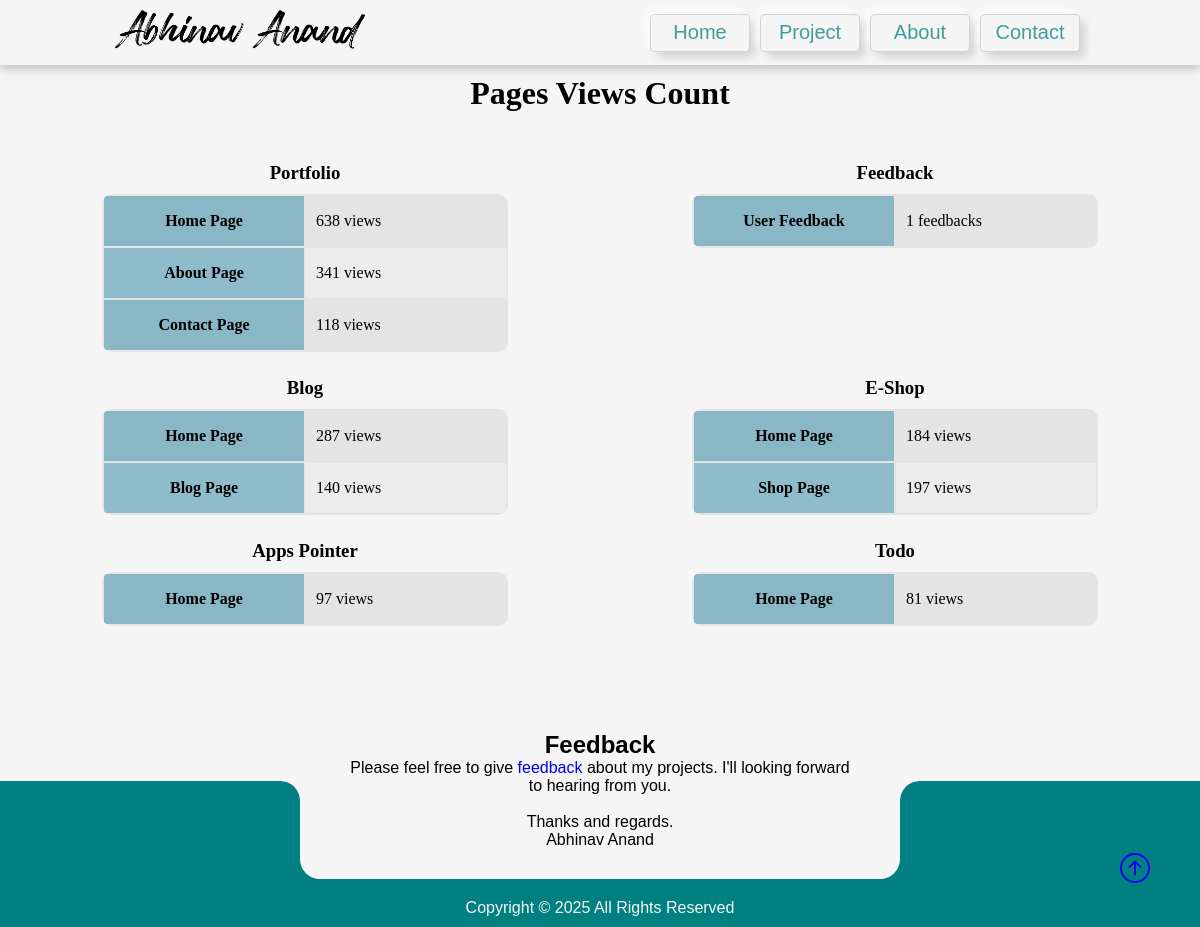
The page /pages-views/ on the database as committed earlier.
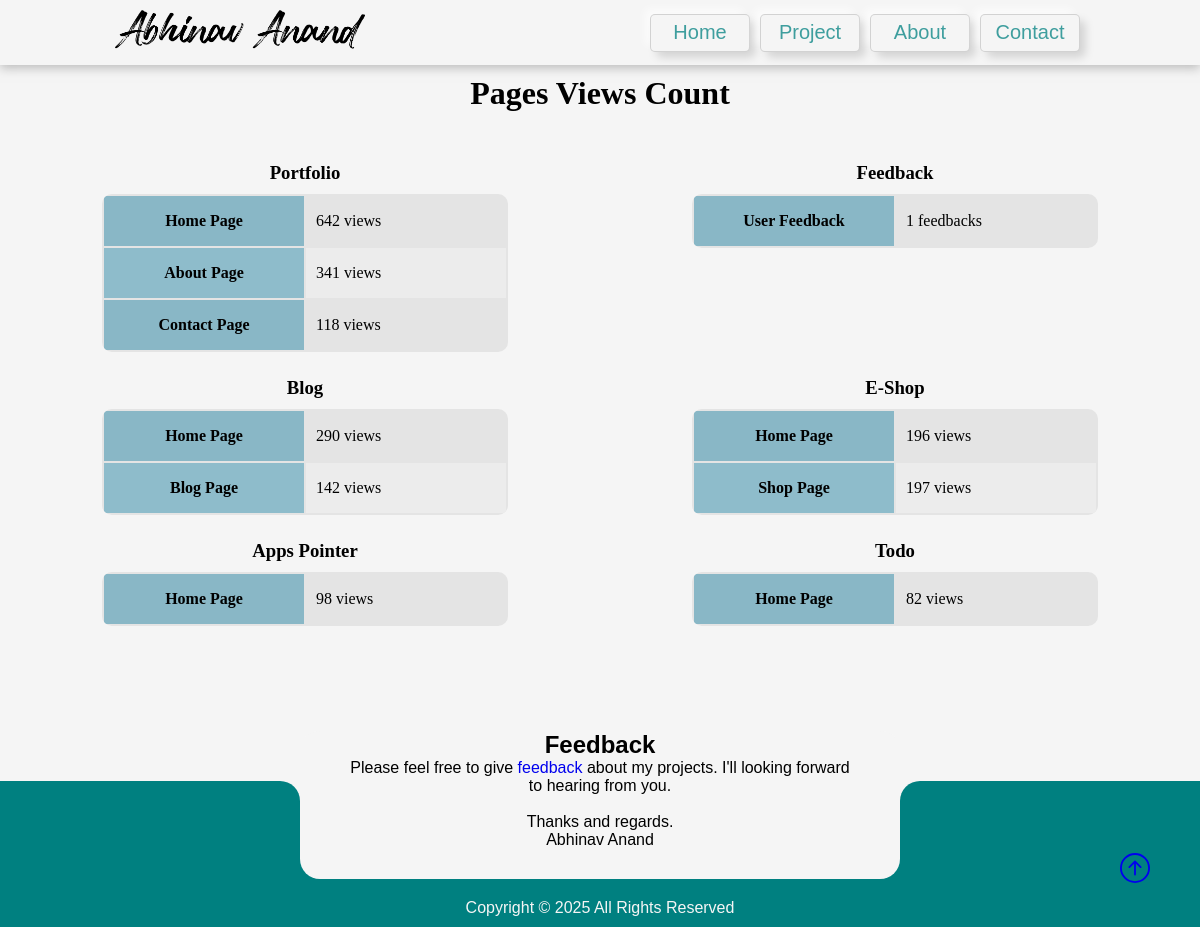
The same page on the database as committed later.
### mainApp/models.py (models this page shows, shortened)
class Portfolio_page_view_count(models.Model):
    portfolio_view_count = models.IntegerField(default=0)
    about_view_count = models.IntegerField(default=0)
    contact_view_count = models.IntegerField(default=0)

### blog/models.py (models this page shows, shortened)
class Blog_page_view_count(models.Model):
    home_view_count = models.IntegerField(default=0)
    blog_view_count = models.IntegerField(default=0)

### ecom/models.py (models this page shows, shortened)
class Shop_page_view_count(models.Model):
    home_view_count = models.IntegerField(default=0)
    shop_view_count = models.IntegerField(default=0)

### app/models.py (models this page shows, shortened)
class App_page_view_count(models.Model):
    app_home_view_count = models.IntegerField(default=0)

### todo/models.py (models this page shows, shortened)
class Todo_page_view_count(models.Model):
    todo_home_view_count = models.IntegerField(default=0)

### mainApp/views.py (the view)
# urls.py: path('pages-views/', views.pageView, name='pagesViews'),
def pageView(request):
    feedback = Feedback.objects.all()
    context = {"Portfolio": Portfolio_page_view_count.objects.get(id=1),
               "Feedback": feedback.count(),
               "Blog": Blog_page_view_count.objects.get(id=1),
               "Shop": Shop_page_view_count.objects.get(id=1),
               "App": App_page_view_count.objects.get(id=1),
               "Todo": Todo_page_view_count.objects.get(id=1),
               }
    return render(request, 'pageviews.html', context)

### mainApp/templates/pageviews.html (shortened to what this page needs)
{% extends 'basemain.html' %} {% block homemain %}
<div class="pageviews">
    <h1>Pages Views Count</h1>
    <div >
        <span>
            <h3>Portfolio</h3>
            <table>
                <tr><th>Home Page</th><td>{{Portfolio.portfolio_view_count}} views</td></tr>
                <tr><th>About Page</th><td>{{Portfolio.about_view_count}} views</td></tr>
                <tr><th>Contact Page</th><td>{{Portfolio.contact_view_count}} views</td></tr>
            </table>
        </span>
        <span>
            <h3>Feedback</h3>
            <table>
                <tr><th>User Feedback</th><td>{{Feedback}} feedbacks</td></tr>
            </table>
        </span>
        <span>
            <h3>Blog</h3>
            <table>
                <tr><th>Home Page</th><td>{{Blog.home_view_count}} views</td></tr>
                <tr><th>Blog Page</th><td>{{Blog.blog_view_count}} views</td></tr>
            </table>
        </span>
        <span>
            <h3>E-Shop</h3>
            <table>
                <tr><th>Home Page</th><td>{{Shop.home_view_count}} views</td></tr>
                <tr><th>Shop Page</th><td>{{Shop.shop_view_count}} views</td></tr>
            </table>
        </span>
        <span>
            <h3>Apps Pointer</h3>
            <table>
                <tr><th>Home Page</th><td>{{App.app_home_view_count}} views</td></tr>
            </table>
        </span>
        <span>
            <h3>Todo</h3>
            <table>
                <tr><th>Home Page</th><td>{{Todo.todo_home_view_count}} views</td></tr>
            </table>
        </span>
    </div>
</div>
{%endblock%}

### mainApp/templates/basemain.html (shortened to what this page needs)
<!DOCTYPE html>{% load static %}
<html lang="en">
<head>
    <link rel="stylesheet" href="{% static 'mainApp/style.css' %}" />
</head>
<body>
    <div id="pageup">
        <a href="#navbar">
        </a>
      </div>
    <nav id="navbar" class="navbar">
        <span><img src="../static/mainApp/logoabhi.png" alt="" loading="lazy"></span>
        <ul id="mainmenuitems">
          <li class="layout btn-nav">
            <a href="/">
              <p>Home</p>
            </a>
          </li>
          <li class="layout btn-nav">
            <a href="/#project" id="menuproject">
              <p>Project</p>
            </a>
          </li>
          <li class="layout btn-nav">
            <a href="{% url 'mainApp:aboutmainApp' %}">
              <p>About</p>
            </a>
          </li>
          <li class="layout btn-nav">
            <a href="{% url 'mainApp:contactmainApp' %}">
              <p>Contact</p>
            </a>
          </li>
        </ul>
    </nav>
    <div>{% block homemain %} {% endblock %}</div>
    <div id="newsletter">
        <span class="curve"></span>
        <div>
            <h2>Feedback</h2>
            <p>
            Please feel free to give <a href="{% url 'mainApp:contactmainApp' %}">feedback</a>  about my projects. I'll looking forward to hearing from you. <br><br> Thanks and regards. <br>Abhinav Anand</p>
        </div>
        <span class="curve2"></span>
    </div>
    <div id="footer">
      <br>
        <p>Copyright &copy; 2025 All Rights Reserved</p>
    </div>
</body>
</html>

### mainApp/static/mainApp/style.css (style rules this page uses)
* { box-sizing: border-box; margin: 0px; padding: 0px; scroll-behavior: smooth; }
:root { --bg-color: whitesmoke; --blue: rgba(0, 97, 215, 0.703); --shadow-color: rgba(128, 128, 128, 0.5); --footer-color: teal; --lightgreen: #d1e3d7; }
html { scroll-behavior: smooth; }
body { background-color: var(--bg-color); }
img { width: 100%; height: auto; }
a { text-decoration: none; }
h1 { text-align: center; }
ul { list-style: none; }
ul li { padding: 10px 0px; }
p { font-size: 18px; }
.navbar { display: flex; justify-content: center; align-items: center; height: 65px; width: 100%; box-shadow: 0px 3px 10px 0px var(--shadow-color); z-index: 5; }
.navbar span img { width: 250px; }
.navbar ul { display: flex; justify-content: end; width: 60%; }
.btn-nav { margin: 10px 5px; width: 100px; }
.btn-nav a { width: 100%; text-align: center; }
#pageup { position: fixed; bottom: 40px; right: 50px; cursor: pointer; z-index: 5; animation: pageupHover 1s ease-out infinite; }
#pageup svg { width: 30px; height: 30px; }
:is(#about, .contactpage ,#newsletter, #footer) { font-family: sans-serif; }
.layout { background-color: var(--bg-color); border-radius: 5px; border: 0.2px solid rgba(128, 128, 128, 0.3); cursor: pointer; box-shadow: 6px 6px 10px -1px rgba(0, 0, 0, 0.15), -6px -6px 10px -1px rgba(255, 255, 255, 0.7); transform: translateY(0px); transition: transform 0.5s, box-shadow 0.2s; display: flex; align-items: center; justify-content: center; height: 38px; }
.layout p { margin: 5px 10px; font-size: 20px; transition: all 0.5s; color: rgba(0, 128, 128, 0.75); font-family: sans-serif; }
#newsletter { padding-top: 150px; text-align: center; position: relative; }
#newsletter > div { width: 50%; position: absolute; left: 25%; top: 70px; background-color: var(--bg-color); padding: 0px 50px 30px 50px; border-radius: 20px; }
.curve, .curve2 { width: 25%; height: 40px; background-color: var(--footer-color); position: absolute; top: 120px; }
.curve { left: 0px; border-top-right-radius: 20px; }
.curve2 { right: 0px; border-top-left-radius: 20px; }
#footer { text-align: center; background-color: var(--footer-color); color: var(--bg-color); padding: 50px 0px 10px 0px; }
:is(#newsletter, #footer) p { font-size: 16px; }
#footer p { padding-top: 20px; }
.pageviews { padding: 10px; }
.pageviews > div { margin-top: 50px; display: flex; justify-content: space-around; flex-wrap: wrap; }
.pageviews h3 { text-align: center; }
table { background-color: rgba(128, 128, 128, 0.15); margin: 10px; margin-bottom: 25px; border-radius: 10px; overflow: hidden; }
table tr :is(th, td) { padding: 10px; width: 200px; }
th { height: 50px; background-color: #2687a57a; }
tr:nth-child(even) { background-color: #ececec; }

Rows that differ between the two databases and show on the page:
changed Portfolio_page_view_count: portfolio_view_count "638" → "642"
changed Blog_page_view_count: home_view_count "287" → "290"; blog_view_count "140" → "142"
changed Shop_page_view_count: home_view_count "184" → "196"
changed App_page_view_count: app_home_view_count "97" → "98"
changed Todo_page_view_count: todo_home_view_count "81" → "82"
